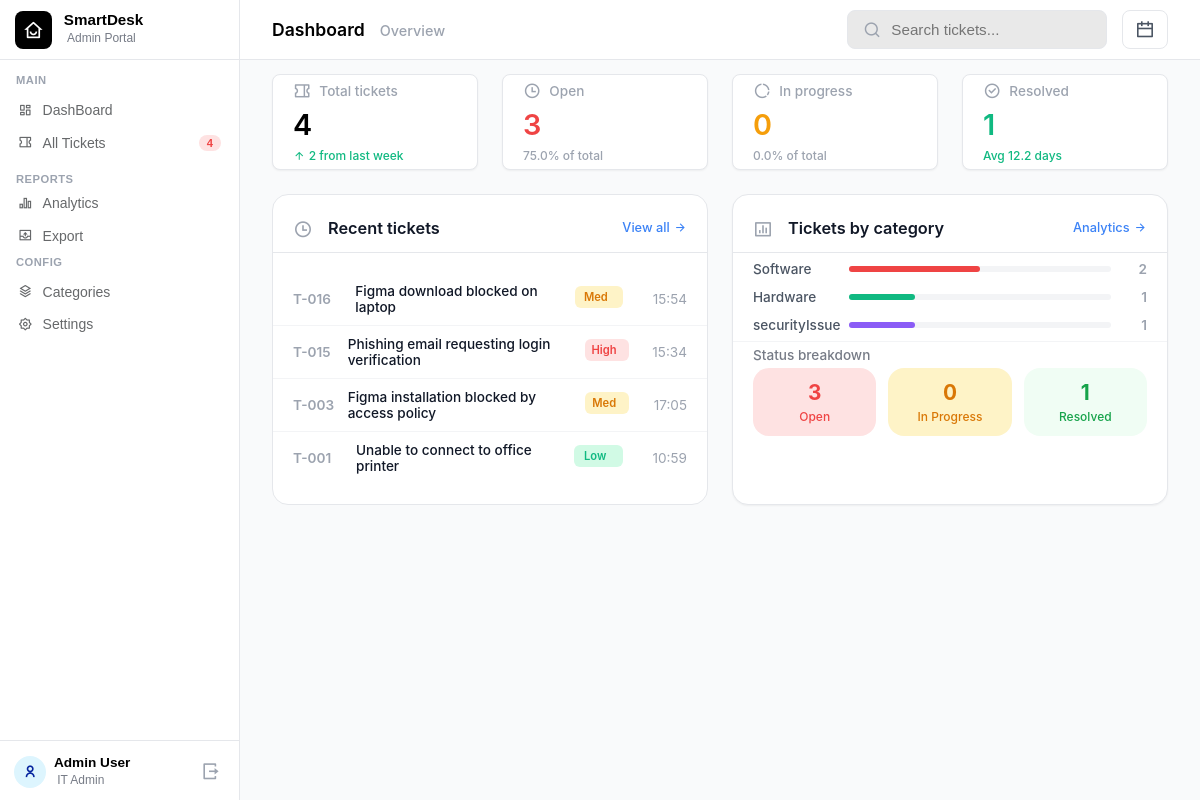
The app's page /admin-dashboard (signed in) with its own data.
### main.py (models this page shows)
class Ticket(db.Model):
    id = db.Column(db.Integer, primary_key=True)
    email = db.Column(db.String(100), nullable=False)
    title = db.Column(db.String(200), nullable=False)
    description = db.Column(db.Text, nullable=False)
    category = db.Column(db.String(50), nullable=False)
    priority = db.Column(db.String(20), nullable=False)
    status = db.Column(db.String(20), nullable=False, default='Open')
    created_at = db.Column(db.DateTime, default=datetime.now)
    proceeding_started = db.Column(db.DateTime, nullable=True)
    resolved_at = db.Column(db.DateTime, nullable=True)
    session_id = db.Column(db.String(100), nullable=True)

class Category(db.Model):
    id = db.Column(db.Integer, primary_key=True)
    name = db.Column(db.String(50), nullable=False, unique=True)
    description = db.Column(db.String(200), nullable=True)
    color = db.Column(db.String(20), nullable=False, unique=True)

### main.py (the view)
@app.route("/admin-dashboard")
def admin_dashboard():
    if session.get('role') != 'admin':
        return redirect(url_for('admin_login'))
    active_cats = get_active_category_names()
    base_query = Ticket.query.filter(Ticket.category.in_(active_cats))
    status_filter = request.args.get('status')
    category_filter = request.args.get('category')
    priority_filter = request.args.get('priority')
    query = base_query
    if status_filter:
        query = query.filter(Ticket.status == status_filter)
    if category_filter:
        query = query.filter(Ticket.category == category_filter)
    if priority_filter:
        query = query.filter(Ticket.priority == priority_filter)
    filtered_tickets = query.all()
    global_total = base_query.count()
    global_open = base_query.filter(Ticket.status == 'Open').count()
    global_progress = base_query.filter(Ticket.status == 'In Progress').count()
    global_resolved = base_query.filter(Ticket.status == 'Resolved').count()
    seven_days_ago = datetime.now() - timedelta(days=7)
    recent_raised_count = base_query.filter(Ticket.created_at >= seven_days_ago).count()
    open_pct = round((global_open / global_total * 100), 1) if global_total > 0 else 0
    progress_pct = round((global_progress / global_total * 100), 1) if global_total > 0 else 0
    db_categories = get_active_categories()
    cat_analytics = []
    for cat in db_categories:
        count = Ticket.query.filter_by(category=cat.name).count()
        percentage = (count / global_total * 100) if global_total > 0 else 0
        cat_analytics.append({
            'name': cat.name,
            'color': cat.color,
            'count': count,
            'pct': round(percentage, 1)
        })
    resolved_list = base_query.filter(Ticket.status == 'Resolved', Ticket.resolved_at != None).all()
    if resolved_list:
        total_seconds = sum([(t.resolved_at - t.created_at).total_seconds() for t in resolved_list])
        avg_seconds = total_seconds / len(resolved_list)
        avg_days = round(avg_seconds / 86400, 1)
        avg_res_time = f"{avg_days} days"
    else:
        avg_res_time = "0.0 days"
    top_five = base_query.order_by(Ticket.created_at.desc()).limit(5).all()
    return render_template (
        "AdminDashBoard.html",
        total=global_total,
        open=global_open,
        progress=global_progress,
        resolved=global_resolved,
        open_pct=open_pct,
        progress_pct=progress_pct,
        recent_count=recent_raised_count,
        avg_res_time=avg_res_time,
        cat_stats=cat_analytics,
        tickets=filtered_tickets,
        recent_tickets=top_five
    )

### main.py (called while the page is built)
def get_active_categories():
    deleted_names = [d.name for d in DeletedCategory.query.all()]
    return [cat for cat in Category.query.all() if cat.name not in deleted_names]

def get_active_category_names():
    deleted_names = [d.name for d in DeletedCategory.query.all()]
    return [cat.name for cat in Category.query.all() if cat.name not in deleted_names]

### templates/AdminDashBoard.html
{% extends "AdminSideMacron.html" %}
{% block extra_css %}
<link rel="stylesheet" href="{{ url_for('static', filename='css/AdminDashBoard.css') }}">
{% endblock %}
{% block content %}
<div class="dashboard-wrapper">
    <div class="dash-header">
        <div class="dash-title">
            <h2>Dashboard</h2>
            <span class="subtitle">Overview</span>
        </div>
        <div class="dash-actions">
            <div class="search-bar">
                <i class="ri-search-line"></i>
                <input type="text" placeholder="Search tickets...">
            </div>
            <button class="btn-icon">
                <i class="ri-calendar-line"></i>
            </button>
        </div>
    </div>
    <div class="four-box-container">
        <div class="stat-box">
            <div class="stat-title">
                <i class="ri-coupon-2-line"></i>
                <p>Total tickets</p>
            </div>
            <span class="numerical-value">{{ total }}</span>
            <span class="stat-subtext text-green"><i class="ri-arrow-up-line"></i> {{ recent_count }} from last week</span>
        </div>
        <div class="stat-box">
            <div class="stat-title">
                <i class="ri-time-line"></i>
                <p>Open</p>
            </div>
            <span class="numerical-value text-red">{{ open }}</span>
            <span class="stat-subtext">{{ open_pct }}% of total</span>
        </div>
        <div class="stat-box">
            <div class="stat-title">
                <i class="ri-donut-chart-line"></i>
                <p>In progress</p>
            </div>
            <span class="numerical-value text-orange">{{ progress }}</span>
            <span class="stat-subtext">{{ progress_pct }}% of total</span>
        </div>
        <div class="stat-box">
            <div class="stat-title">
                <i class="ri-checkbox-circle-line"></i>
                <p>Resolved</p>
            </div>
            <span class="numerical-value text-green">{{ resolved }}</span>
            <span class="stat-subtext text-green">Avg {{ avg_res_time }}</span>
        </div>
    </div>
    <div class="bottom-sections-container">
        <div class="recent-tickets-card">
            <div class="section-header">
      <div class="header-title">
        <i class="ri-time-line"></i>
        <h3>Recent tickets</h3>
      </div>
      <a href="{{ url_for('myticketadminside') }}" class="view-all">View all <i class="ri-arrow-right-line"></i></a>
      </div>
            <div class="ticket-list">
                {% for ticket in recent_tickets %}
                <div class="ticket-row">
                    <span class="ticket-id">T-{{ "%03d" | format(ticket.id) }}</span>
                    <span class="ticket-title">{{ ticket.title }}</span>
                    {% if ticket.priority == 'High' %}
                    <span class="badge high-priority">High</span>
                    {% elif ticket.priority == 'Medium' %}
                    <span class="badge med-priority">Med</span>
                    {% else %}
                    <span class="badge low-priority">Low</span>
                    {% endif %}
                    <span class="ticket-time">{{ ticket.created_at.strftime('%H:%M') }}</span>
                </div>
                {% endfor %}
            </div>
        </div>
        <div class="analytics-card">
            <div class="section-header">
    <div class="header-title">
        <i class="ri-bar-chart-box-line"></i>
        <h3>Tickets by category</h3>
    </div>
    <a href="{{ url_for('admin_analytics') }}" class="view-all">Analytics <i class="ri-arrow-right-line"></i></a>
</div>
            <div class="category-list">
                {% for cat in cat_stats %}
                <div class="cat-row">
                    <span class="cat-name">{{ cat.name }}</span>
                    <div class="progress-bar-bg">
                        <div class="progress-fill" style="background-color: {{ cat.color }}; --dynamic-width: {{ cat.pct }}%;"></div>
                    </div>
                    <span class="cat-count">{{ cat.count }}</span>
                </div>
                {% endfor %}
            </div>
            <div class="divider"></div>
            <span class="status-breakdown-title">Status breakdown</span>
            <div class="status-cards-container">
                <div class="s-card s-open">
                    <h4>{{ open }}</h4>
                    <p>Open</p>
                </div>
                <div class="s-card s-progress">
                    <h4>{{ progress }}</h4>
                    <p>In Progress</p>
                </div>
                <div class="s-card s-resolved">
                    <h4>{{ resolved }}</h4>
                    <p>Resolved</p>
                </div>
            </div>
        </div>
    </div>
</div>
{% endblock %}

### static/css/AdminSideMacron.css (style rules this page uses)
body { margin: 0; font-family: 'Inter', system-ui, -apple-system, BlinkMacSystemFont, "Segoe UI", Roboto, sans-serif; }
.badge { background-color: #fee2e2; color: #ef4444; font-size: 0.7rem; font-weight: 600; padding: 2px 6px; border-radius: 10px; margin-right: 0px; width: 50px; display: flex; justify-content: center; margin-left: 1850px; margin-top: -39px; }

### records on screen
Ticket: id "016", title "Figma download blocked on laptop", priority "Med", created_at "15:54"
Ticket: id "015", title "Phishing email requesting login verification", priority "High", created_at "15:34"
Ticket: id "003", title "Figma installation blocked by access policy", priority "Med", created_at "17:05"
Ticket: id "001", title "Unable to connect to office printer", priority "Low", created_at "10:59"
Category: name "Software", count "2"
Category: name "Hardware", count "1"
Category: name "securityIssue", count "1"

### other values on screen
{{ total }} "4"
{{ recent_count }} "2"
{{ open }} "3"
{{ open_pct }} "75.0"
{{ progress }} "0"
{{ progress_pct }} "0.0"
{{ resolved }} "1"
{{ avg_res_time }} "12.2 days"
